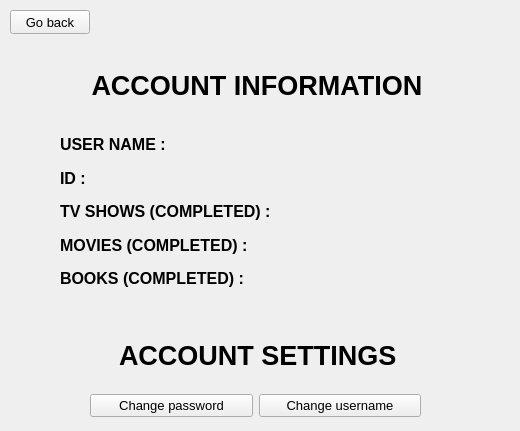
   <widget class="QWidget" name="accpage">
    <widget class="QLabel" name="label_2">
     <property name="geometry">
      <rect>
       <x>70</x>
       <y>50</y>
       <width>371</width>
       <height>71</height>
      </rect>
     </property>
     <property name="font">
      <font>
       <pointsize>20</pointsize>
       <italic>false</italic>
       <bold>true</bold>
       <strikeout>false</strikeout>
      </font>
     </property>
     <property name="text">
      <string>   ACCOUNT INFORMATION</string>
     </property>
    </widget>
    <widget class="QLabel" name="label_3">
     <property name="geometry">
      <rect>
       <x>60</x>
       <y>320</y>
       <width>371</width>
       <height>71</height>
      </rect>
     </property>
     <property name="font">
      <font>
       <pointsize>20</pointsize>
       <italic>false</italic>
       <bold>true</bold>
       <strikeout>false</strikeout>
      </font>
     </property>
     <property name="text">
      <string>        ACCOUNT SETTINGS</string>
     </property>
    </widget>
    <widget class="QWidget" name="layoutWidget_4">
     <property name="geometry">
      <rect>
       <x>90</x>
       <y>390</y>
       <width>331</width>
       <height>32</height>
      </rect>
     </property>
     <layout class="QHBoxLayout" name="horizontalLayout_2">
      <item>
       <widget class="QPushButton" name="chngpass">
        <property name="font">
         <font>
          <pointsize>10</pointsize>
         </font>
        </property>
        <property name="text">
         <string>Change password</string>
        </property>
       </widget>
      </item>
      <item>
       <widget class="QPushButton" name="changusr">
        <property name="font">
         <font>
          <pointsize>10</pointsize>
         </font>
        </property>
        <property name="text">
         <string>Change username</string>
        </property>
       </widget>
      </item>
     </layout>
    </widget>
    <widget class="QPushButton" name="backbutton">
     <property name="geometry">
      <rect>
       <x>10</x>
       <y>10</y>
       <width>80</width>
       <height>24</height>
      </rect>
     </property>
     <property name="font">
      <font>
       <pointsize>10</pointsize>
      </font>
     </property>
     <property name="text">
      <string>Go back</string>
     </property>
    </widget>
    <widget class="QWidget" name="layoutWidget">
     <property name="geometry">
      <rect>
       <x>60</x>
       <y>131</y>
       <width>213</width>
       <height>161</height>
      </rect>
     </property>
     <layout class="QVBoxLayout" name="verticalLayout">
      <item>
       <widget class="QLabel" name="userlabel">
        <property name="font">
         <font>
          <pointsize>12</pointsize>
          <bold>true</bold>
         </font>
        </property>
        <property name="text">
         <string>USER NAME :</string>
        </property>
       </widget>
      </item>
      <item>
       <widget class="QLabel" name="label_13">
        <property name="font">
         <font>
          <pointsize>12</pointsize>
          <bold>true</bold>
         </font>
        </property>
        <property name="text">
         <string>ID :</string>
        </property>
       </widget>
      </item>
      <item>
       <widget class="QLabel" name="showlabel">
        <property name="font">
         <font>
          <pointsize>12</pointsize>
          <bold>true</bold>
         </font>
        </property>
        <property name="text">
         <string>TV SHOWS (COMPLETED) :</string>
        </property>
       </widget>
      </item>
      <item>
       <widget class="QLabel" name="movielabel">
        <property name="font">
         <font>
          <pointsize>12</pointsize>
          <bold>true</bold>
         </font>
        </property>
        <property name="text">
         <string>MOVIES (COMPLETED) :</string>
        </property>
       </widget>
      </item>
      <item>
       <widget class="QLabel" name="booklabel">
        <property name="font">
         <font>
          <pointsize>12</pointsize>
          <bold>true</bold>
         </font>
        </property>
        <property name="text">
         <string>BOOKS (COMPLETED) :</string>
        </property>
       </widget>
      </item>
     </layout>
    </widget>
    <widget class="QWidget" name="layoutWidget">
     <property name="geometry">
      <rect>
       <x>280</x>
       <y>130</y>
       <width>231</width>
       <height>161</height>
      </rect>
     </property>
     <layout class="QVBoxLayout" name="verticalLayout_2">
      <item>
       <widget class="QLabel" name="namelabel">
        <property name="font">
         <font>
          <pointsize>12</pointsize>
          <bold>true</bold>
         </font>
        </property>
        <property name="text">
         <string/>
        </property>
       </widget>
      </item>
      <item>
       <widget class="QLabel" name="idlabel">
        <property name="font">
         <font>
          <pointsize>12</pointsize>
          <bold>true</bold>
         </font>
        </property>
        <property name="text">
         <string/>
        </property>
       </widget>
      </item>
      <item>
       <widget class="QLabel" name="tvcount">
        <property name="font">
         <font>
          <pointsize>12</pointsize>
          <bold>true</bold>
         </font>
        </property>
        <property name="text">
         <string/>
        </property>
       </widget>
      </item>
      <item>
       <widget class="QLabel" name="movcounT">
        <property name="font">
         <font>
          <pointsize>12</pointsize>
          <bold>true</bold>
         </font>
        </property>
        <property name="text">
         <string/>
        </property>
       </widget>
      </item>
      <item>
       <widget class="QLabel" name="bookcounT">
        <property name="font">
         <font>
          <pointsize>12</pointsize>
          <bold>true</bold>
         </font>
        </property>
        <property name="text">
         <string/>
        </property>
       </widget>
      </item>
     </layout>
    </widget>
   </widget>
